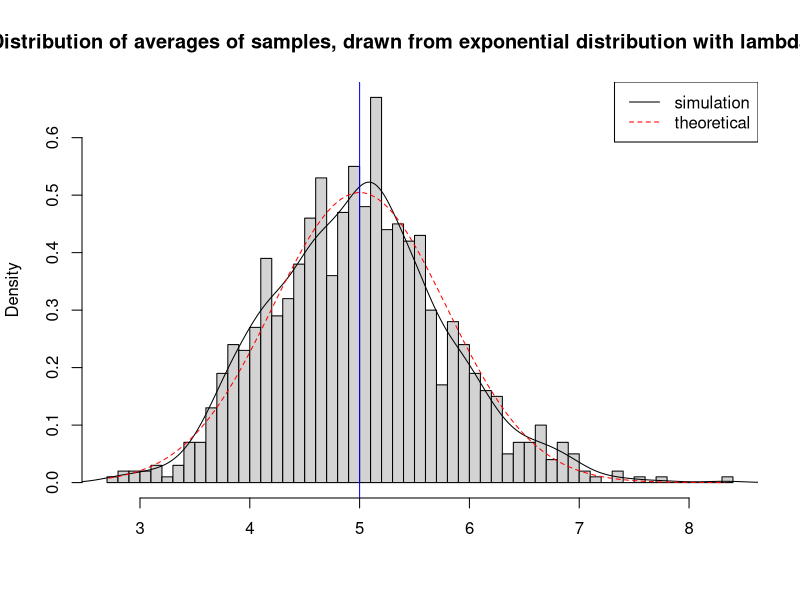
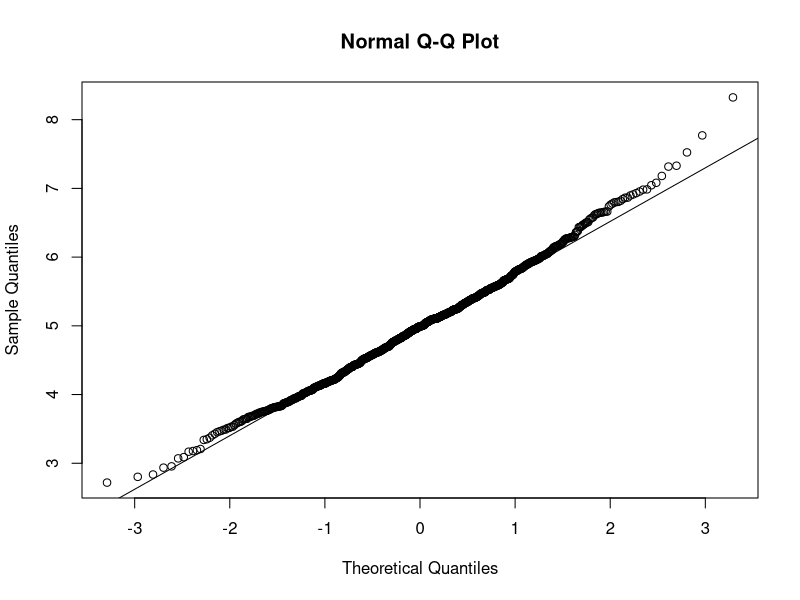
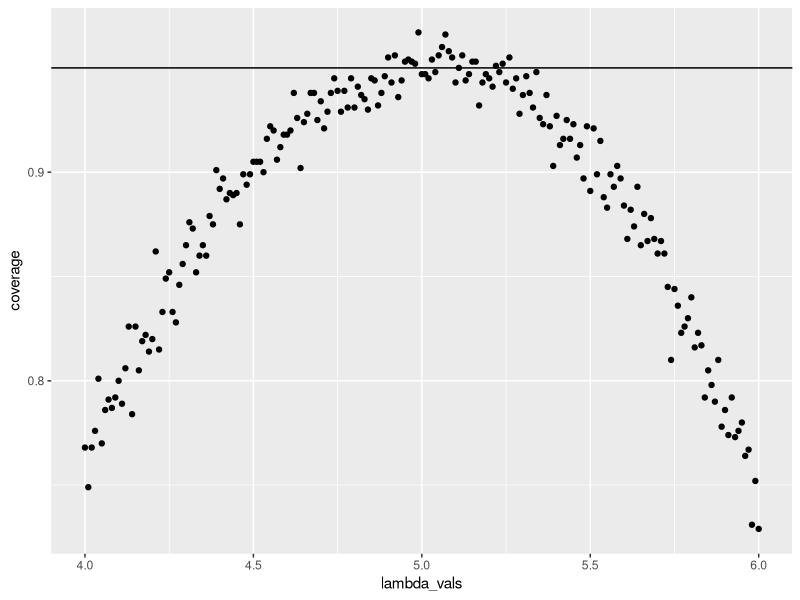

Reproduce these figures in R, in order.
## ---- chunk 1
knitr::opts_chunk$set(echo = TRUE)
## ---- chunk 2
library(ggplot2)
## ---- chunk 3
lambda <- 0.2# lambda for rexp
sample_size <- 40 # 40 samples drawn from the exp distribution
sim_cnt <- 1000 # number of tests
## ---- chunk 4
set.seed(567)
## ---- chunk 5
sim <- matrix(data=rexp(sample_size * sim_cnt, lambda), nrow=sim_cnt)
## ---- chunk 6
sim_means <- rowMeans(sim)
## ---- chunk 7
t_mean <- 1/lambda
t_mean
## ---- chunk 8
meanOfMeans <- mean(sim_means)
meanOfMeans
## ---- chunk 9
t_sd <- 1/lambda/sqrt(sample_size) #The theoretical  standard deviation of the distribution
t_sd
## ---- chunk 10
Exp_Var = t_sd^2 #The theoretical  standard deviation  variance of the distribution
Exp_Var
## ---- chunk 11
ssd <- sd(sim_means)
ssd
## ---- chunk 12
Var <- sd(sim_means)^2
Var
## ---- chunk 13
hist(sim_means, breaks=50, prob=TRUE, main="Distribution of averages of samples, drawn from exponential distribution with lambda=0.2", xlab="")

lines(density(sim_means))

abline(v=1/lambda, col="blue")

xfit <- seq(min(sim_means), max(sim_means), length=100)
yfit <- dnorm(xfit, mean=1/lambda, sd=(1/lambda/sqrt(sample_size)))
lines(xfit, yfit, pch=22, col="red", lty=2)

legend('topright', c("simulation", "theoretical"), lty=c(1,2), col=c("black", "red"))
## ---- chunk 14
qqnorm(sim_means);qqline(sim_means)
## ---- chunk 15
lambda_vals <- seq(4, 6, by=0.01)
coverage <- sapply(lambda_vals, function(lamb) {
    mu_hats <- rowMeans(matrix(rexp(sample_size*sim_cnt, rate=0.2),
                               sim_cnt, sample_size))
    ll <- mu_hats - qnorm(0.975) * sqrt(1/lambda**2/sample_size)
    ul <- mu_hats + qnorm(0.975) * sqrt(1/lambda**2/sample_size)
    mean(ll < lamb & ul > lamb)
})


qplot(lambda_vals, coverage) + geom_hline(yintercept=0.95)
